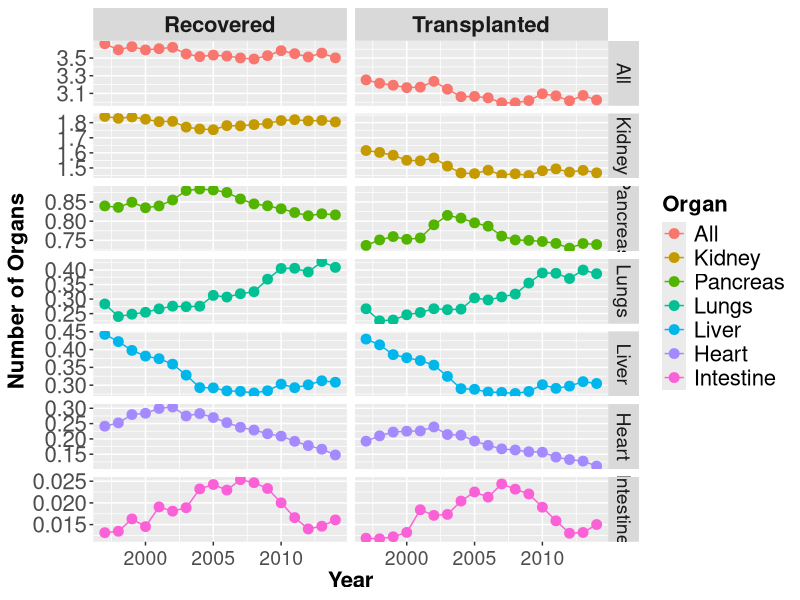
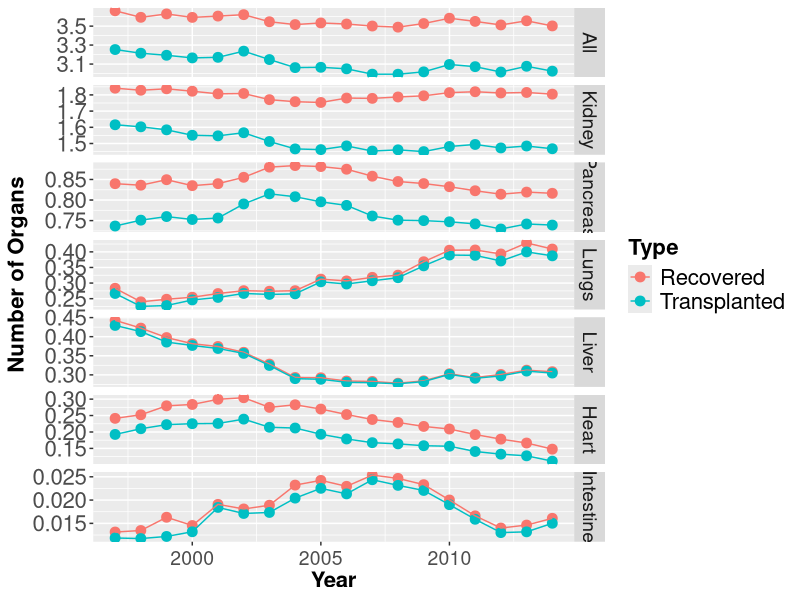
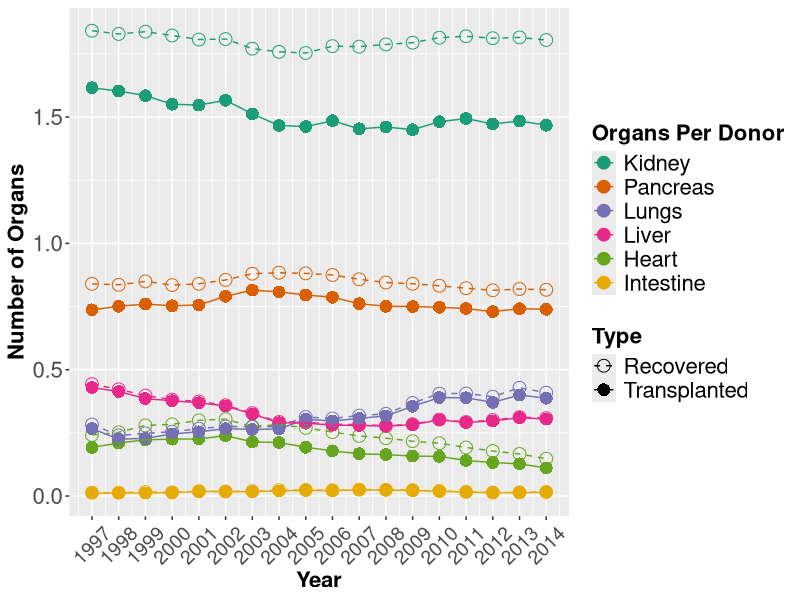

Generate these figures, in order, with R:
## ---- chunk 1
library(ggplot2)
library(scales)
setwd("C:/Users/ceharvey/Documents/Personal/School/Statistical-Graphics/Redesign")

data = read.csv("Line3.csv")
data$Organ <- factor(data$Organ,levels = c("All","Kidney", "Pancreas", "Lungs", "Liver","Heart","Intestine"))
data$Type <- factor(data$Type)
data$OrganType <- factor(data$OrganType, levels = c("All Recovered","All Transplanted","Kidney Recovered","Kidney Transplanted","Pancreas Recovered","Pancreas Transplanted","Lungs Recovered","Lungs Transplanted","Liver Recovered"       ,"Liver Transplanted","Heart Recovered","Heart Transplanted","Intestine Recovered","Intestine Transplanted"))

## ---- chunk 2
p <- ggplot(data, aes(Year, Value, color=Organ))+geom_point(size=3)+geom_line()
p+labs(y = "Number of Organs", x="Year")+facet_grid(Organ ~ Type, scales = "free")+ theme(title = element_text(size=18, face="bold"),strip.text.x = element_text(size=16, face="bold"), strip.text.y = element_text(size=14), axis.title.x = element_text(face="bold", size=16), axis.text.x  = element_text(vjust=0.5, size=14), axis.title.y = element_text(face="bold", size=16), axis.text.y  = element_text(size=16), legend.text = element_text( size=16), legend.title = element_text( size=16))
## ---- chunk 3
p <- ggplot(data, aes(Year, Value, color=Type))+geom_point(size=3)+geom_line()
p+labs(y = "Number of Organs", x="Year")+facet_grid(Organ ~ ., scales = "free")+ theme(title = element_text(size=18, face="bold"),strip.text.x = element_text(size=16, face="bold"), strip.text.y = element_text(size=14), axis.title.x = element_text(face="bold", size=16), axis.text.x  = element_text(vjust=0.5, size=14), axis.title.y = element_text(face="bold", size=16), axis.text.y  = element_text(size=16), legend.text = element_text( size=16), legend.title = element_text( size=16))
## ---- chunk 4
cbPalette <- c("#000000", "#E69F00", "#56B4E9", "#009E73", "#FF99FF", "#0072B2", "#D55E00", "#CC79A7")
newdata <- data[ which((data$Organ !='All')), ]
p <- ggplot(newdata, aes(Year, Value, color=Organ))+
  geom_point(size=4, aes(shape=Type))+
  geom_line(aes(linetype=Type))+
  scale_x_continuous(breaks=seq(1997, 2014, 1))
p+labs(y = "Number of Organs", x="Year")+ 
  theme(title = element_text(size=18, face="bold"),
        strip.text.x = element_text(size=16, face="bold"), 
        strip.text.y = element_text(size=14), 
        axis.title.x = element_text(face="bold", size=16), 
        axis.text.x  = element_text(vjust=0.5, size=14, angle=45), 
        axis.title.y = element_text(face="bold", size=16), 
        axis.text.y  = element_text(size=16), 
        legend.text = element_text( size=16), 
        legend.title = element_text( size=16)) + 
  scale_color_brewer(name="Organs Per Donor",palette="Dark2")+
  #scale_colour_manual(values=cbPalette) +
  scale_shape_manual(values=c(1,16)) +
  scale_linetype_manual(values=c("dashed", "solid"))
